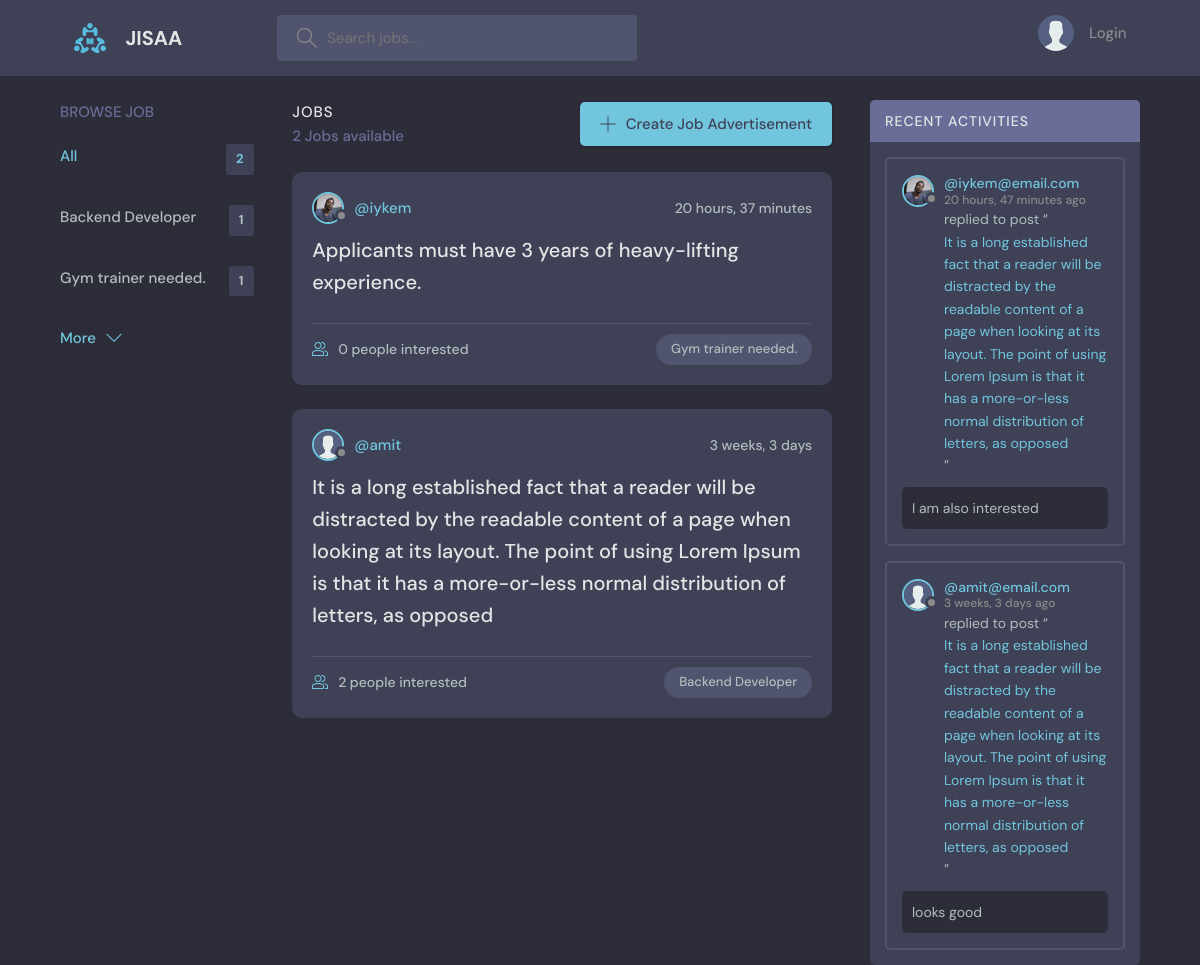
The page / on the database its author committed.
### base/models.py (models this page shows, shortened)
class Topic(models.Model):
    name = models.CharField(max_length=200)

class Room(models.Model):
    host = models.ForeignKey(User, on_delete = models.SET_NULL, null = True)
    topic = models.ForeignKey(Topic, on_delete = models.SET_NULL, null = True)
    name = models.TextField()
    description = models.TextField(null= True, blank= True)
    participants = models.ManyToManyField(User, related_name='participants', blank= True)
    updated = models.DateTimeField(auto_now= True)
    created = models.DateTimeField(auto_now_add=True)
    class Meta:
        ordering = ['-updated', '-created']
    def __str__(self):
        return self.name

class User(AbstractUser):
    name = models.CharField(max_length=200, null=True)
    email = models.EmailField(unique=True, null=True)
    bio = models.TextField(null=True)
    avatar = models.ImageField(null=True, default="avatar.svg")
    USERNAME_FIELD = 'email'
    REQUIRED_FIELDS = []

class Message(models.Model):
    user = models.ForeignKey(User, on_delete= models.CASCADE)
    room = models.ForeignKey(Room, on_delete = models.CASCADE)
    body = models.TextField()
    updated = models.DateTimeField(auto_now= True)
    created = models.DateTimeField(auto_now_add=True)
    class Meta:
        ordering = ['-updated', '-created']

### base/views.py (the view)
# urls.py: 2. Add a URL to urlpatterns:  path('', views.home, name='home')
def home(request):
    q = request.GET.get('q') if request.GET.get('q') != None else ''
    rooms = Room.objects.filter(
        Q(topic__name__icontains=q) |
        Q(name__icontains=q) |
        Q(description__icontains=q)
    )
    topics = Topic.objects.all()[0:5]
    room_count = rooms.count()
    room_messages = Message.objects.filter(Q(room__topic__name__icontains=q))
    context = {'rooms': rooms, 'topics': topics, 'room_count': room_count, 'room_messages': room_messages}
    return render(request, 'base/home.html', context)

### base/templates/base/home.html (shortened to what this page needs)
{% extends 'main.html' %}
{% block content %}
<main class="layout layout--3">
  <div class="container">
    {% include 'base/topics_component.html' %}
      <div class="roomList">
        <div class="roomList__header">
          <div>
            <h2>JOBS</h2>
            <p>{{room_count}} Jobs available</p>
          </div>
          <a class="btn btn--main" href="{% url 'create-room' %}">
            <svg version="1.1" xmlns="http://www.w3.org/2000/svg" width="32" height="32" viewBox="0 0 32 32">
              <title>add</title>
              <path
                d="M16.943 0.943h-1.885v14.115h-14.115v1.885h14.115v14.115h1.885v-14.115h14.115v-1.885h-14.115v-14.115z"
              ></path>
            </svg>
            Create Job Advertisement
          </a>
        </div>
        {% include 'base/feed_component.html' %}
      </div>
      {% include 'base/activity_component.html' %}
  </div>
</main>
{% endblock %}

### base/templates/base/topics_component.html
<div class="topics">
    <div class="topics__header">
        <h2>Browse Job</h2>
    </div>
      <ul class="topics__list">
        <li>
          <a href="{% url 'home' %}" class="active">All <span>{{topics.count}}</span></a>
        </li>
        {% for topic in topics %}
        <li>
          <a href="{% url 'home' %}?q={{topic.name}}">{{topic.name}} <span>{{topic.room_set.all.count}}</span></a>
        </li>
        {% endfor %}
      </ul>
      <a class="btn btn--link" href="{% url 'topics' %}">
        More
        <svg version="1.1" xmlns="http://www.w3.org/2000/svg" width="32" height="32" viewBox="0 0 32 32">
          <title>chevron-down</title>
          <path d="M16 21l-13-13h-3l16 16 16-16h-3l-13 13z"></path>
        </svg>
      </a>
  </div>

### base/templates/base/feed_component.html (shortened to what this page needs)
{%for room in rooms %}
<div class="roomListRoom">
    <div class="roomListRoom__header">
      <a href="{% url 'user-profile' room.host.id %}" class="roomListRoom__author">
        <div class="avatar avatar--small">
          <img src="{{room.host.avatar.url}}" />
        </div>
        <span>@{{room.host.username}}</span>
      </a>
      <div class="roomListRoom__actions">
        <span>{{room.created|timesince}}</span>
      </div>
    </div>
    <div class="roomListRoom__content">
      <a href="{% url 'room' room.id %}">{{room.name}}</a>
    </div>
    <div class="roomListRoom__meta">
      <a href="{% url 'room' room.id %}" class="roomListRoom__joined">
        {{room.participants.all.count}} people interested
      </a>
      <p class="roomListRoom__topic">{{room.topic.name}}</p>
    </div>
</div>
{% endfor %}

### base/templates/base/activity_component.html (shortened to what this page needs)
<div class="activities">
    <div class="activities__header">
      <h2>Recent Activities</h2>
    </div>
    {% for message in room_messages %}
    <div class="activities__box">
      <div class="activities__boxHeader roomListRoom__header">
        <a href="{% url 'user-profile' message.user.id %}" class="roomListRoom__author">
          <div class="avatar avatar--small">
            <img src="{{message.user.avatar.url}}" />
          </div>
          <p>
            @{{message.user}}
            <span>{{message.created|timesince}} ago</span>
          </p>
        </a>
      </div>
      <div class="activities__boxContent">
        <p>replied to post “<a href="{% url 'room' message.room.id %}">{{message.room}}</a>”</p>
        <div class="activities__boxRoomContent">
          {{message.body}}
        </div>
      </div>
    </div>
    {% endfor %}
  </div>

### rows shown on the page
Topic: name "Backend Developer", room_set.all.count "1"
Topic: name "Gym trainer needed.", room_set.all.count "1"
Room: host.avatar (picture), host.username "iykem", created "20 hours, 37 minutes", name "Applicants must have 3 years of heavy-lifting experience.", participants.all.count "0", topic.name "Gym trainer needed."
Room: host.avatar (placeholder picture), host.username "amit", created "3 weeks, 3 days", name "It is a long established fact that a reader will be distracted by the readable content of a page when looking at its layout. The point of using Lorem Ipsum is that it has a more-or-less normal distribution of letters, as opposed", participants.all.count "2", topic.name "Backend Developer"
Message: user.avatar (picture), user "iykem@email.com", created "20 hours, 47 minutes", room "It is a long established fact that a reader will be distracted by the readable content of a page when looking at its layout. The point of using Lorem Ipsum is that it has a more-or-less normal distribution of letters, as opposed", body "I am also interested"
Message: user.avatar (placeholder picture), user "amit@email.com", created "3 weeks, 3 days", room "It is a long established fact that a reader will be distracted by the readable content of a page when looking at its layout. The point of using Lorem Ipsum is that it has a more-or-less normal distribution of letters, as opposed", body "looks good"

### other values the page prints
{{ topics.count }} "2"
{{ room_count }} "2"
